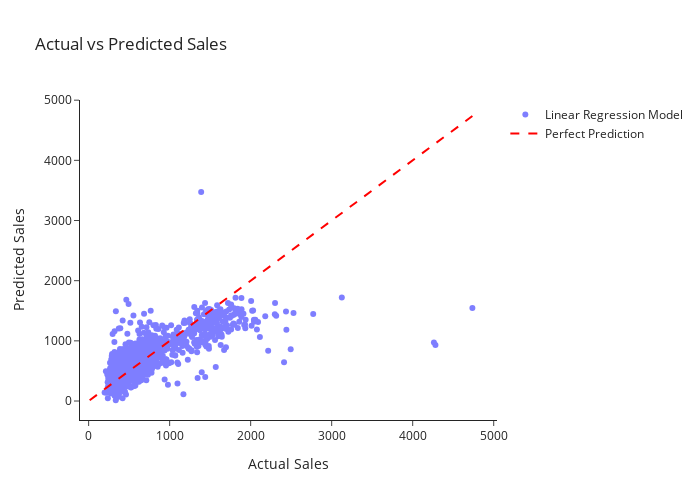

The notebook cell saved with this chart:
### Code cell
# 10. Evaluate model performance using common regression metrics.
# Mean Squared Error (MSE).
mse = mean_squared_error(y_test, y_pred)
# R-squared Score: measures how well the model explains the variance in the data (1.0 = perfect).
r2 = r2_score(y_test, y_pred)
# Root Mean Squared Error (RMSE): square root of MSE, more interpretable since it's in the same unit as the target (sales).
rmse = np.sqrt(mse) 
# Print out the results.
print(f"Mean Squared Error = {mse:.2f}")
print(f"Root Mean Squared Error = {rmse:.2f}")
print(f"R-squared Score = {r2:.2f}")

# 11. Visualize the model's predictions vs actual sales. 
# Create scatter plot of predicted vs actual values.
fig = go.Figure()
# Add actual vs predicted points.
fig.add_trace(go.Scatter(
    x=y_test,
    y=y_pred,
    mode='markers',
    name='Linear Regression Model',
    opacity=0.5,
    marker=dict(color='blue')
))
# Add reference diagonal line (perfect prediction).
min_val = min(y_test.min(), y_pred.min())
max_val = max(y_test.max(), y_pred.max())
fig.add_trace(go.Scatter(
    x=[min_val, max_val],
    y=[min_val, max_val],
    mode='lines',
    name='Perfect Prediction',
    line=dict(color='red', dash='dash')
))
# Set title and axis labels.
fig.update_layout(
    title='Actual vs Predicted Sales',
    xaxis_title='Actual Sales',
    yaxis_title='Predicted Sales',
    legend_title='',
    width=700,
    height=500,
    template='simple_white'
)

# Show the plot.
fig.show()
# Model doesn't appear to be too accurate, lets try other models.

### Figure 1 — Plotly figure (JSON) as saved in the notebook; plotly's stock layout.template omitted (floating-point values rounded to 4 significant figures; data arrays with more than 128 entries replaced by an {"elided": "..."} marker saying what was removed)
{"data": [{"marker": {"color": "blue"}, "mode": "markers", "name": "Linear Regression Model", "opacity": 0.5, "type": "scatter", "x": {"elided": "1460 int values"}, "y": {"elided": "1460 float values"}}, {"line": {"color": "red", "dash": "dash"}, "mode": "lines", "name": "Perfect Prediction", "type": "scatter", "x": [12.81, 4737], "y": [12.81, 4737]}], "layout": {"height": 500, "legend": {"title": {"text": ""}}, "title": {"text": "Actual vs Predicted Sales"}, "width": 700, "xaxis": {"title": {"text": "Actual Sales"}}, "yaxis": {"title": {"text": "Predicted Sales"}}}}
